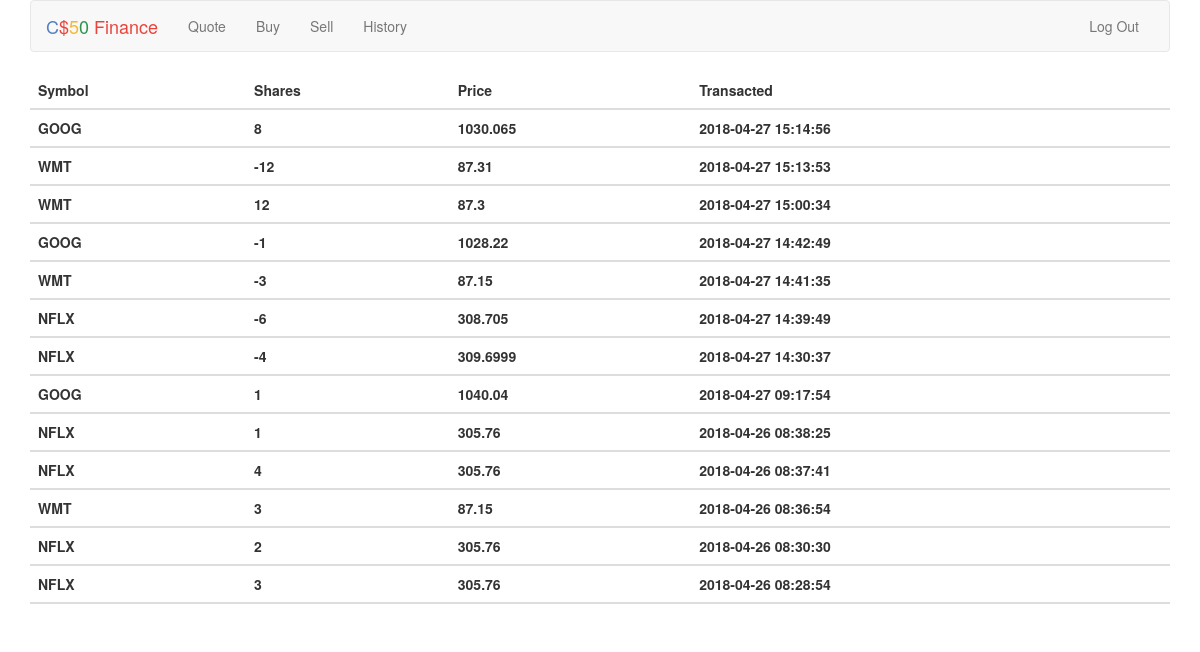
Screenshot of /history (signed in) with the database file from the repository.
### tables this page shows
CREATE TABLE 'UD' ('uid' NOT NULL,
 'symbol' TEXT NOT NULL,
 'c_name' TEXT NOT NULL,
 'price' NUMERIC NOT NULL,
 'shares' INTEGER,
 'date' DATETIME NOT NULL DEFAULT CURRENT_DATE ,
 'time' DATETIME NOT NULL DEFAULT CURRENT_TIME,
 PRIMARY KEY(uid, symbol, date, time) 
 );

### application.py (the view)
@app.route("/history")
@login_required
def history():
    bls = []
    row = db.execute("select * from ud where uid = :id order by date DESC, time DESC", id = session["user_id"])
    for each in row:
        ls = []
        ls.append(each["symbol"])
        ls.append(each["shares"])
        ls.append(each["price"])
        ls.append(f"{each['date']} {each['time']}")
        bls.append(ls)
    return render_template("history.html", bls = bls)

### helpers.py (called while the page is built)
def login_required(f):
    @wraps(f)
    def decorated_function(*args, **kwargs):
        if session.get("user_id") is None:
            return redirect("/login")
        return f(*args, **kwargs)
    return decorated_function

### template/history.html (shortened to what this page needs)
{% extends "layout.html" %}
{% block main %}
    <table class = "table table-striped">
        <thead>
            <tr>
                <th>Symbol</th>
                <th>Shares</th>
                <th>Price</th>
                <th>Transacted</th>
            </tr>
            {% for ls in bls %}
            <tr>
                {% for info in ls %}
                <th>
                    {{info}}
                </th>
                {% endfor %}
            </tr>
            {% endfor %}
        </thead>
    </table>
{% endblock %}

### template/layout.html (shortened to what this page needs)
<!DOCTYPE html>
<html lang="en">
    <head>
        <link href="https://maxcdn.bootstrapcdn.com/bootstrap/3.3.7/css/bootstrap.min.css" rel="stylesheet"/>
        <link href="{{ url_for('static', filename='styles.css') }}" rel="stylesheet"/>
    </head>
    <body>
        <div class="container">
            <nav class="navbar navbar-default">
                <div class="container-fluid">
                    <div class="navbar-header">
                        <a class="navbar-brand" href="{{ url_for('index') }}"><span class="blue">C</span><span class="red">$</span><span class="yellow">5</span><span class="green">0</span> <span class="red">Finance</span></a>
                    </div>
                    <div class="collapse navbar-collapse" id="navbar">
                        {% if session.user_id %}
                            <ul class="nav navbar-nav">
                                <li><a href="{{ url_for('quote') }}">Quote</a></li>
                                <li><a href="{{ url_for('buy') }}">Buy</a></li>
                                <li><a href="{{ url_for('sell') }}">Sell</a></li>
                                <li><a href="{{ url_for('history') }}">History</a></li>
                            </ul>
                            <ul class="nav navbar-nav navbar-right">
                                <li><a href="{{ url_for('logout') }}">Log Out</a></li>
                            </ul>
                        {% else %}
                            <ul class="nav navbar-nav navbar-right">
                                <li><a href="{{ url_for('register') }}">Register</a></li>
                                <li><a href="{{ url_for('login') }}">Log In</a></li>
                            </ul>
                        {% endif %}
                    </div>
                </div>
            </nav>
            <main>
                {% block main %}{% endblock %}
            </main>
        </div>
    </body>
</html>

### static/styles.css (style rules this page uses)
.container { margin-left: auto; margin-right: auto; text-align: center; }
.navbar-default .navbar-brand .blue { color: #537fbe; }
.navbar-default .navbar-brand .red { color: #ea433b; }
.navbar-default .navbar-brand .yellow { color: #f5b82e; }
.navbar-default .navbar-brand .green { color: #2e944b; }

### rows the page displays
UD: symbol "GOOG", ls "8" "2018-04-27 15:14:56", price "1030.065"
UD: symbol "WMT", shares "-12", price "87.31", ls "2018-04-27 15:13:53"
UD: symbol "WMT", ls "12" "2018-04-27 15:00:34", price "87.3"
UD: symbol "GOOG", ls "-1" "2018-04-27 14:42:49", price "1028.22"
UD: symbol "WMT", ls "-3" "2018-04-27 14:41:35", price "87.15"
UD: symbol "NFLX", shares "-6", price "308.705", ls "2018-04-27 14:39:49"
UD: symbol "NFLX", ls "-4" "2018-04-27 14:30:37", price "309.6999"
UD: symbol "GOOG", ls "1" "2018-04-27 09:17:54", price "1040.04"
UD: symbol "NFLX", ls "1" "2018-04-26 08:38:25", price "305.76"
UD: symbol "NFLX", ls "4" "2018-04-26 08:37:41", price "305.76"
UD: symbol "WMT", ls "3" "2018-04-26 08:36:54", price "87.15"
UD: symbol "NFLX", ls "2" "2018-04-26 08:30:30", price "305.76"
UD: symbol "NFLX", ls "3" "2018-04-26 08:28:54", price "305.76"
